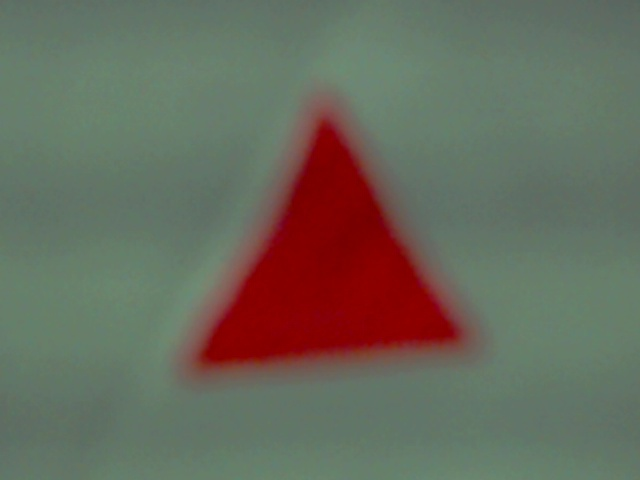
#> input picture InternshipProject/Image/img.jpg, 640 x 480 px
$ python homework2.py
#> lines starting #> are read from the running program, lines starting #| are printed output that depends on the picture
import cv2
img = cv2.imread('img.jpg')
#> img is the input picture: shape (480, 640, 3); mean B, G, R 92.9, 106.4, 104.9

gray_image = cv2.cvtColor(img, cv2.COLOR_BGR2GRAY)
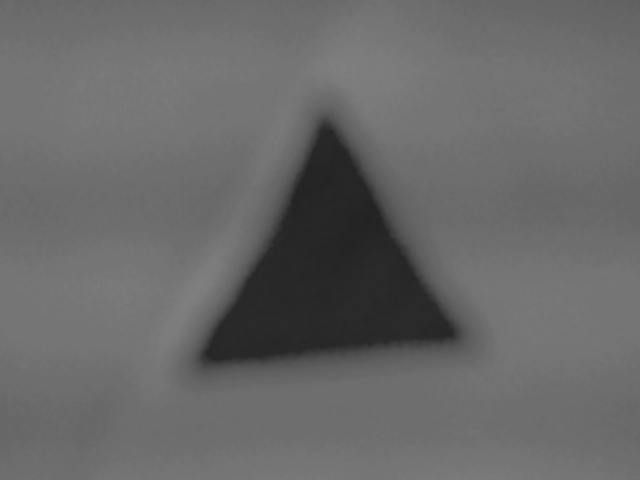
#> gray_image: shape (480, 640); min 34, max 128, mean 104.4
cv2.imwrite('img2.jpg',gray_image)
